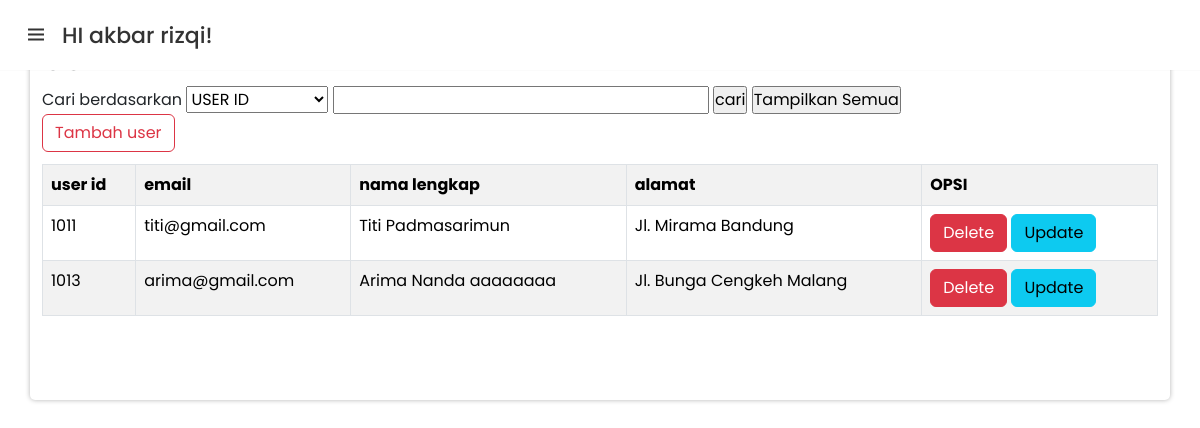
/tampil_user.php (signed in), run on the app's committed database.
### tables this page shows
CREATE TABLE `user` (
  `UserID` int(15) NOT NULL,
  `Email` varchar(30) NOT NULL,
  `NamaLengkap` varchar(20) NOT NULL,
  `Alamat` varchar(100) NOT NULL
);

### tampil_user.php (the view, shortened to what this page needs)
<!DOCTYPE html>
<html lang="en">
<head>
    <link rel="stylesheet" href="https://stackpath.bootstrapcdn.com/font-awesome/4.7.0/css/font-awesome.min.css">
    <link rel="stylesheet" href="css/style.css" />
    <link rel="stylesheet" href="style.css" />
    <link href="https://cdn.jsdelivr.net/npm/bootstrap@5.3.2/dist/css/bootstrap.min.css" rel="stylesheet">
    <link
      href="https://unpkg.com/boxicons@2.1.2/css/boxicons.min.css"
      rel="stylesheet"
    />
</head>
<body>
<nav>
      <div class="logo">
        <i class="bx bx-menu menu-icon"></i>
        <span class="logo-name">HI <?php echo $_SESSION['username']; ?>!</span>
      </div>
    </nav>
    <div class="container">
      <h2>USER</h2>
      <form action="" allign="center" method="post">
        Cari berdasarkan <select name ="pilih">
            <option value= "UserID">USER ID</option>
          </select>
          <input type ="text" name="tekscari"size="24"/>
          <input type ="submit" name="cari"value="cari"/>
          <input type ="submit" name="semua"value="Tampilkan Semua"/>
        </form>
      <table class="table table-a table-bordered table-striped">
        <tr>
          <th> user id  </th>
          <th> email </th>
          <th> nama lengkap </th>
          <th> alamat </th>
          <th> OPSI </th>
        </tr>
        <?php
        include 'koneksi.php';
        $input_user = "";
        if(isset($_POST["cari"])){
          $opsi=$_POST["pilih"];
          $teks=$_POST["tekscari"];
          $input_user=mysqli_query($conn,"SELECT * from user where $opsi like'%$teks%'");
        }
        else{
          $input_user=mysqli_query($conn,"SELECT * FROM user");
        }
        foreach ($input_user as $row) {
          echo "<tr>
            <td>" . $row['UserID'] . "</td>
            <td>" . $row['Email'] . "</td>
            <td>" . $row['NamaLengkap'] . "</td>
            <td>" . $row['Alamat'] . "</td>
            <td><a href='delete_user.php?UserID=$row[UserID]'>
                <button class='btn btn-danger'> Delete </button></a>
                <a href='update_user.php?UserID=$row[UserID]'>
                <button class='btn btn-info'> Update</button> </br></a>
            </td></tr>";
        }
        ?>
     <a class="nav-link" href="create_user.php"><button type="button" class="btn btn-outline-danger">Tambah user</button></a>
      </div>
</body>
</html>

### style.css (style rules this page uses)
* { margin: 0; padding: 0; box-sizing: border-box; }
body { width: 100%; min-height: 100vh; background-image: linear-gradient(rgba(0, 0, 0, .5), rgba(0, 0, 0, .5)), url(images/gambar.jpg); background-position: center; background-size: cover; display: flex; justify-content: center; align-items: center; font-family: 'Poppins', sans-serif; color: #111; }
.container { width: 400px; min-height: 400px; background: #FFF; border-radius: 5px; box-shadow: 0 0 5px rgba(0, 0, 0, .3); padding: 40px 30px; }
* { margin: 0; padding: 0; box-sizing: border-box; font-family: "Poppins", sans-serif; }
body { min-height: 100%; background: #e3f2fd; }
nav { position: fixed; top: 0; left: 0; height: 70px; width: 100%; display: flex; align-items: center; background: #fff; box-shadow: 0 0 1px rgba(0, 0, 0, 0.1); }
nav .logo { display: flex; align-items: center; margin: 0 24px; }
.logo .menu-icon { color: #333; font-size: 24px; margin-right: 14px; cursor: pointer; }
.logo .logo-name { color: #333; font-size: 22px; font-weight: 500; }
table { margin-top: 1%; }
.table-a { margin-top: 1%; }

### data on the page
user: UserID "1011", Email "titi@gmail.com", NamaLengkap "Titi Padmasarimun", Alamat "Jl. Mirama Bandung"
user: UserID "1013", Email "arima@gmail.com", NamaLengkap "Arima Nanda aaaaaaaa", Alamat "Jl. Bunga Cengkeh Malang"

### other printed values
$_SESSION['username'] "akbar rizqi"
